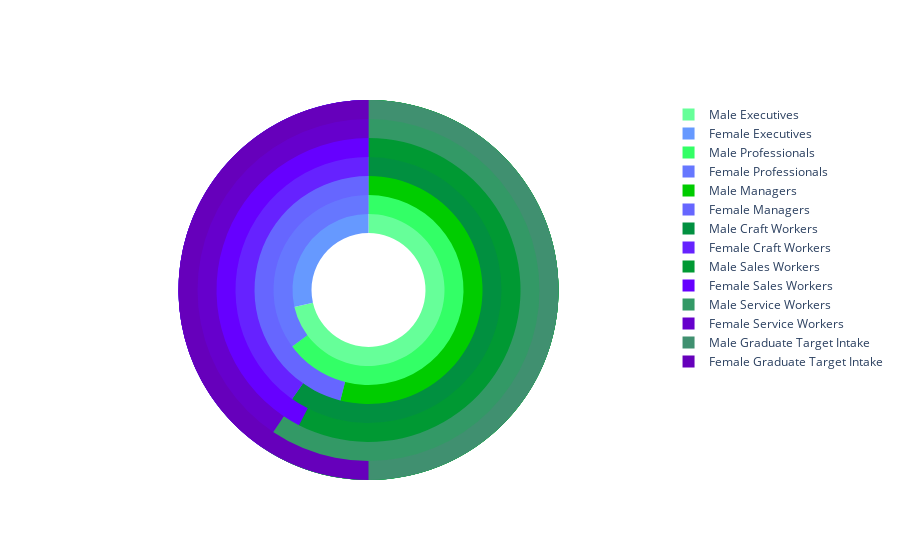

The code cell stored with this chart in its notebook:
### Code cell
fig2.update_traces(textposition='inside', textinfo='none')

### Figure 1 — Plotly figure (JSON) as saved in the notebook; plotly's stock layout.template omitted (floating-point values rounded to 4 significant figures)
{"data": [{"direction": "counterclockwise", "hole": 0.3, "hovertext": "Insert target here.", "labels": ["Male Executives", "Female Executives"], "marker": {"colors": ["#66ff99", "#6699ff"]}, "textinfo": "none", "textposition": "inside", "type": "pie", "values": [100, 40]}, {"direction": "counterclockwise", "hole": 0.4, "hovertext": "Insert target here.", "labels": ["Male Professionals", "Female Professionals"], "marker": {"colors": ["#33ff66", "#6677ff"]}, "textinfo": "none", "textposition": "inside", "type": "pie", "values": [18293, 9907]}, {"direction": "counterclockwise", "hole": 0.5, "hovertext": "Insert target here.", "labels": ["Male Managers", "Female Managers"], "marker": {"colors": ["#00cc00", "#6666ff"]}, "textinfo": "none", "textposition": "inside", "type": "pie", "values": [6155, 5250]}, {"direction": "counterclockwise", "hole": 0.6, "hovertext": "Insert target here.", "labels": ["Male Craft Workers", "Female Craft Workers"], "marker": {"colors": ["#019040", "#6622ff"]}, "textinfo": "none", "textposition": "inside", "type": "pie", "values": [11990, 8085]}, {"direction": "counterclockwise", "hole": 0.7, "hovertext": "Insert target here.", "labels": ["Male Sales Workers", "Female Sales Workers"], "marker": {"colors": ["#009933", "#6600ff"]}, "textinfo": "none", "textposition": "inside", "type": "pie", "values": [14685, 10830]}, {"direction": "counterclockwise", "hole": 0.8, "hovertext": "Insert target here.", "labels": ["Male Service Workers", "Female Service Workers"], "marker": {"colors": ["#339966", "#6600cc"]}, "textinfo": "none", "textposition": "inside", "type": "pie", "values": [284, 194]}, {"direction": "counterclockwise", "hole": 0.9, "hovertext": "Insert target here.", "labels": ["Male Graduate Target Intake", "Female Graduate Target Intake"], "marker": {"colors": ["#409070", "#6600bb"]}, "textinfo": "none", "textposition": "inside", "type": "pie", "values": [50, 50]}], "layout": {}}
